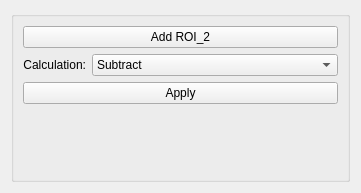
         <widget class="QWidget" name="page_4">
          <property name="geometry">
           <rect>
            <x>0</x>
            <y>0</y>
            <width>361</width>
            <height>193</height>
           </rect>
          </property>
          <attribute name="label">
           <string>Image Calculations</string>
          </attribute>
          <layout class="QGridLayout" name="gridLayout_32">
           <item row="0" column="0">
            <widget class="QGroupBox" name="groupBox_3">
             <property name="title">
              <string/>
             </property>
             <layout class="QFormLayout" name="formLayout">
              <item row="0" column="0" colspan="2">
               <widget class="QPushButton" name="pb_add_roi_2">
                <property name="styleSheet">
                 <string notr="true"/>
                </property>
                <property name="text">
                 <string>Add ROI_2</string>
                </property>
               </widget>
              </item>
              <item row="1" column="0">
               <widget class="QLabel" name="label_14">
                <property name="text">
                 <string>Calculation:</string>
                </property>
                <property name="alignment">
                 <set>Qt::AlignRight|Qt::AlignTrailing|Qt::AlignVCenter</set>
                </property>
               </widget>
              </item>
              <item row="1" column="1">
               <widget class="QComboBox" name="cb_img_roi_action">
                <property name="sizePolicy">
                 <sizepolicy hsizetype="Preferred" vsizetype="Fixed">
                  <horstretch>0</horstretch>
                  <verstretch>0</verstretch>
                 </sizepolicy>
                </property>
                <item>
                 <property name="text">
                  <string>Subtract</string>
                 </property>
                </item>
                <item>
                 <property name="text">
                  <string>Divide</string>
                 </property>
                </item>
                <item>
                 <property name="text">
                  <string>Add</string>
                 </property>
                </item>
                <item>
                 <property name="text">
                  <string>Compare</string>
                 </property>
                </item>
               </widget>
              </item>
              <item row="2" column="0" colspan="2">
               <widget class="QPushButton" name="pb_apply_img_calc">
                <property name="text">
                 <string>Apply</string>
                </property>
               </widget>
              </item>
             </layout>
            </widget>
           </item>
          </layout>
         </widget>
